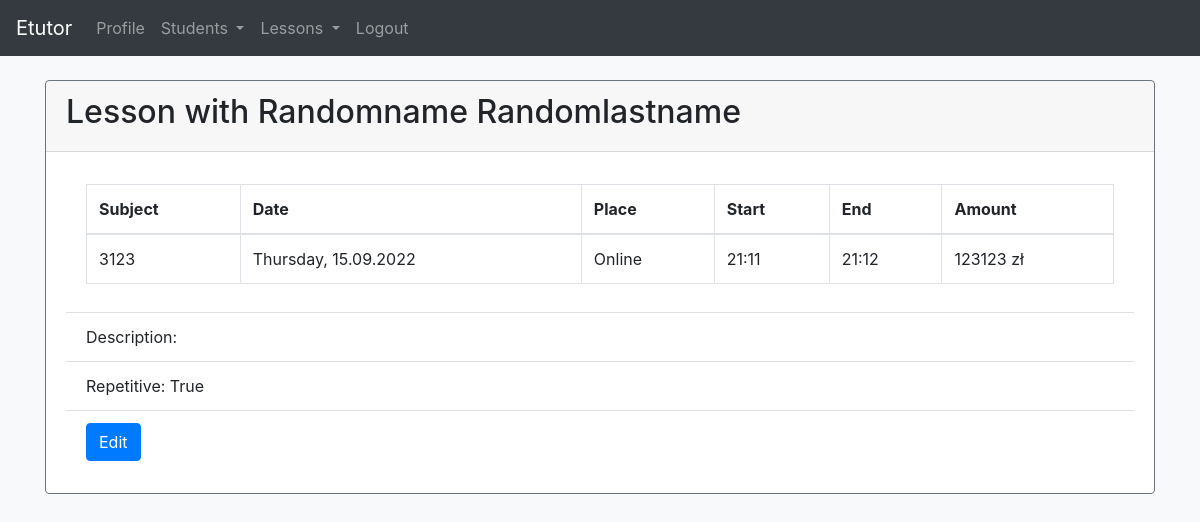
Screenshot of /lessons/4/ (signed in) with the database file from the repository.
### app/models.py (models this page shows, shortened)
class Lesson(models.Model):
    ONLINE = 'Online'
    AT_CLIENTS = "Client's"
    AT_TUTORS = "Tutor's"
    PLACE = [
        (ONLINE, _('Online')),
        (AT_CLIENTS, _("Client's")),
        (AT_TUTORS, _("Tutor's")),
    ]
    subject = models.CharField(max_length=50)
    place = models.CharField(max_length=30, choices=PLACE, default=ONLINE)
    amount = models.PositiveIntegerField(null=False, blank=False)
    description = models.CharField(max_length=250, blank=True)
    start_datetime = models.DateTimeField()
    end_datetime = models.DateTimeField()
    is_repetitive = models.BooleanField(default=True)
    is_notification_send = models.BooleanField(default=False)
    send_facebook_message = models.BooleanField(default=True)
    send_email = models.BooleanField(default=False)
    send_sms = models.BooleanField(default=False)
    tutor = models.ForeignKey(Tutor, on_delete=models.CASCADE)
    student = models.ForeignKey(Student, on_delete=models.CASCADE)
    objects = LessonManager()
    class Meta:
        ordering = ['start_datetime']
    @property
    def start_date(self):
        return self.start_datetime.astimezone().strftime("%A, %d.%m.%Y")
    @property
    def start_hour(self):
        return self.start_datetime.astimezone().strftime("%H:%M")
    @property
    def end_hour(self):
        return self.end_datetime.astimezone().strftime("%H:%M")

class Student(models.Model):
    first_name = models.CharField(max_length=50)
    last_name = models.CharField(max_length=50)
    address = models.CharField(max_length=100, blank=True)
    education_level = models.CharField(max_length=50, blank=True)
    phone_number = models.CharField(max_length=20, blank=True, unique=True)
    email = models.EmailField(blank=True, unique=True)
    discord_nick = models.CharField(max_length=50, blank=True, unique=True)
    facebook_profile = models.CharField(max_length=150, blank=True, unique=True)
    facebook_psid = models.CharField(max_length=50, blank=True)
    tutor = models.ForeignKey(Tutor, on_delete=models.CASCADE)
    def __str__(self):
        return f'{self.first_name.capitalize()} {self.last_name.capitalize()}'

### app/views.py (the view)
# urls.py: path('lessons/<int:pk>/', views.LessonDetailView.as_view(), name='lesson-detail'),
@method_decorator(login_required, name='dispatch')
class LessonDetailView(DetailView):
    model = Lesson
    template_name = 'lesson_detail.html'

### templates/lesson_detail.html (shortened to what this page needs)
{% extends 'base.html' %}
{% block content %}
<div class="container">
    <div class="row mt-4">
        <div class="col">
            <div class="card border-secondary">
            <div class="card-header">
                <h2>Lesson with {{lesson.student}} {{lesson.student.education_level}}</h2>
            </div>
            <div class="card-body">
                <ul class="list-group list-group-flush">
                    <li class="list-group-item">
                    <table class="table table-bordered">
                      <thead>
                        <tr>
                            <th scope="col">Subject</th>
                            <th scope="col">Date</th>
                            <th scope="col">Place</th>
                          <th scope="col">Start</th>
                          <th scope="col">End</th>
                          <th scope="col">Amount</th>
                        </tr>
                      </thead>
                      <tbody>
                        <tr>
                            <td>{{ lesson.subject }}</td>
                            <td>{{ lesson.start_date }}</td>
                            {% if lesson.place == 'U klienta' %}
                                <td>{{ lesson.student.address }}</td>
                            {% else %}
                                <td>{{ lesson.place }}</td>
                            {% endif %}
                            <td>{{ lesson.start_hour }}</td>
                          <td>{{ lesson.end_hour }}</td>
                          <td>{{ lesson.amount }} zł</td>
                        </tr>
                      </tbody>
                    </table>
                    </li>
                    <li class="list-group-item">
                        Description: {{ lesson.description }}
                    </li>
                    <li class="list-group-item">
                      Repetitive: {{ lesson.is_repetitive }}
                  </li>
                  <li class="list-group-item">
                    <a href="{% url 'lesson-edit' lesson.id %}"><button class="btn btn-primary">Edit</button></a>
                </li>
                </ul>
            </div>
        </div>
{% endblock %}

### rows the page displays
Lesson: student "Randomname Randomlastname", subject "3123", start_date "Thursday, 15.09.2022", place "Online", start_hour "21:11", end_hour "21:12", amount "123123", is_repetitive "True"
